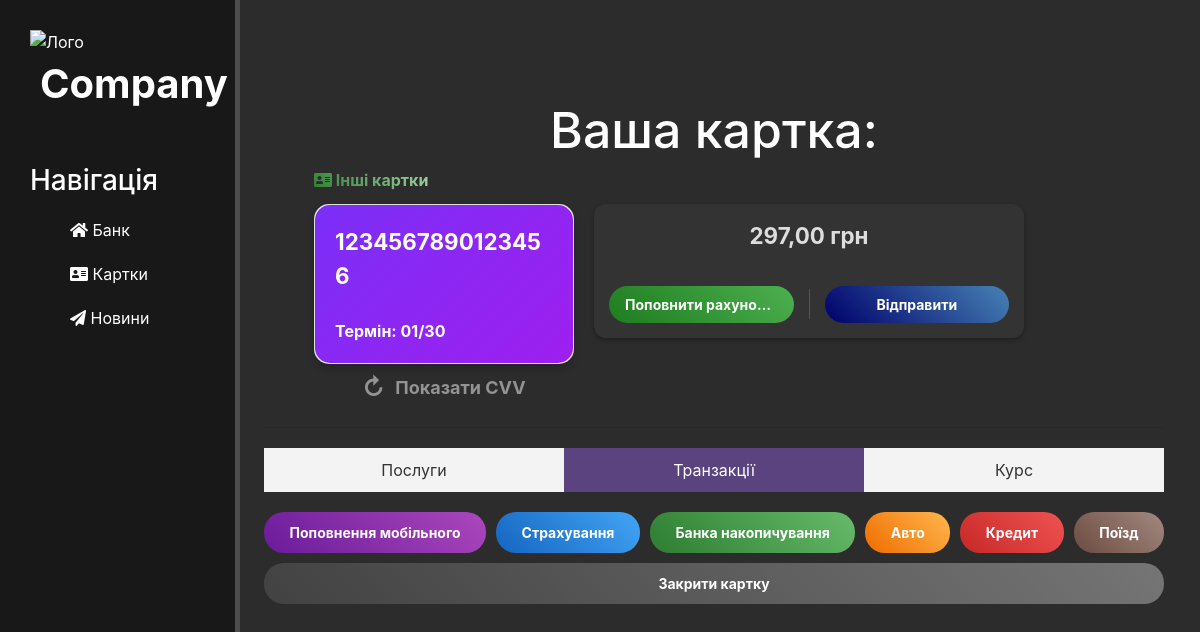
Page /cards/13/ (signed in) on the earlier database version.
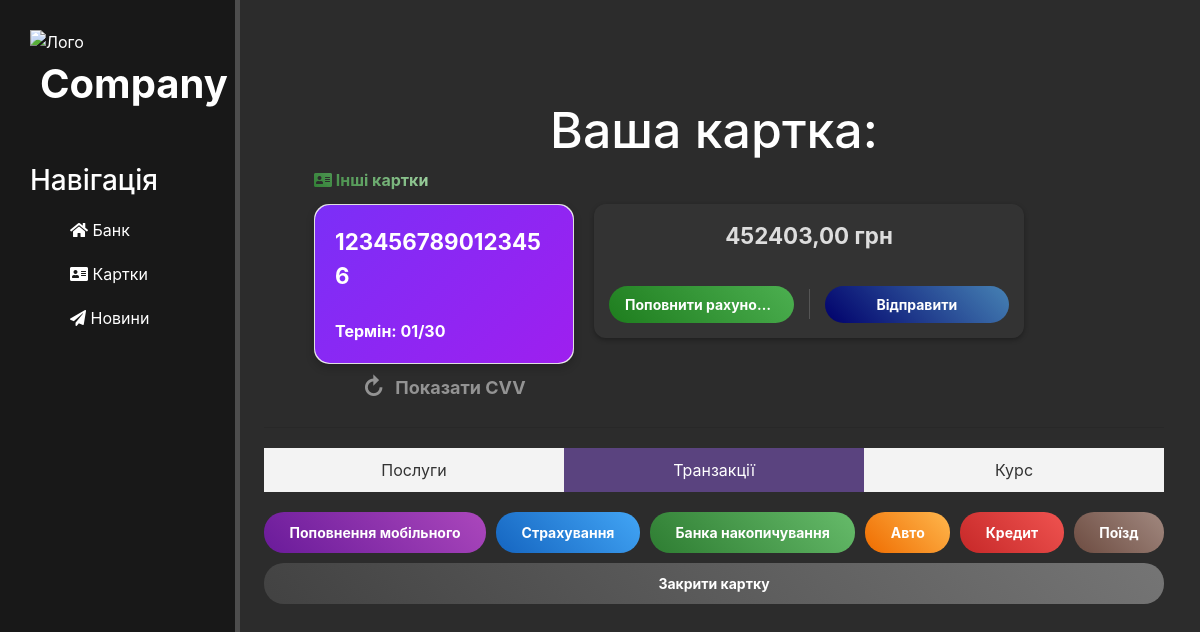
Same page on the later database version.
### site_auth/models.py (models this page shows, shortened)
class BankCard(models.Model):
    user = models.ForeignKey(settings.AUTH_USER_MODEL, on_delete=models.CASCADE, related_name="bank_cards")
    card_number = models.CharField(max_length=16, unique=True)
    cvv = models.CharField(max_length=3)
    expiry_date = models.CharField(max_length=5)
    balance = models.DecimalField(max_digits=10, decimal_places=2, default=0.00)

### cards/views.py (the view)
# urls.py: path('<int:pk>/', views.card, name='card'),
def card(request, pk):
    card = get_object_or_404(BankCard, pk=pk, user=request.user)
    transactions = Transaction.objects.filter(card=card).order_by("-date")
    context = {
        "card": card,
        "transactions": transactions
    }
    return render(request, "cards/card.html", context)

### templates/cards/card.html (shortened to what this page needs)
{% extends 'layout.html' %}
{% load static %}
{% block content %}
<link rel="stylesheet" href="{% static 'cards/css/style_card.css' %}">
<div class="features">
    {% if request.user.is_authenticated %}
        <h1>Ваша картка:</h1>
        <div class="card-section">
            <a href="{% url 'cards:cards' %}" class="button-cards"><i class="fas fa-address-card"></i> Інші картки</a>
            <div class="card-wrapper">
                <div class="card-container">
                    <div class="card" id="card">
                        <div class="card-front">
                            <div class="card-number">{{ card.card_number }}</div>
                            <div class="card-expiry">Термін: {{ card.expiry_date }}</div>
                        </div>
                        <div class="card-back">
                            <div class="card-number">{{ card.card_number }}</div>
                            <div class="card-cvv">CVV: {{ card.cvv }}</div>
                        </div>
                    </div>
                    <button class="flip-button" id="flipButton" onclick="toggleCVV()">
                        <span class="arrow-container">&#x21bb;</span>
                        <span class="button-text" id="flipButtonText">Показати CVV</span>
                    </button>
                </div>
                <div class="balance-block">
                    <div class="balance-info">
                        <span class="balance-amount">{{ card.balance }} грн</span>
                    </div>
                    <div class="action-buttons">
                        <a href="#" class="replenish-button">Поповнити рахунок +</a>
                        <a href="transfer" class="send-button">Відправити</a>
                    </div>
                </div>
            </div>
        </div>
        <hr>
        <div class="tabs">
            <button class="tab-button" data-tab="services">Послуги</button>
            <button class="tab-button active" data-tab="transactions">Транзакції</button>
            <button class="tab-button" data-tab="rates">Курс</button>
        </div>
        <div class="tab-content" id="services" style="display: block;">
            <div class="services-buttons">
                <a href="mobile" class="service-button" style="--color-start: #6a1b9a; --color-end: #ab47bc;">Поповнення мобільного</a>
                <a href="insurance" class="service-button" style="--color-start: #1565c0; --color-end: #42a5f5;">Страхування</a>
                <a href="#" class="service-button" style="--color-start: #2e7d32; --color-end: #66bb6a;">Банка накопичування</a>
                <a href="auto" class="service-button" style="--color-start: #ef6c00; --color-end: #ffb74d;">Авто</a>
                <a href="#" class="service-button" style="--color-start: #c62828; --color-end: #ef5350;">Кредит</a>
                <a href="train" class="service-button" style="--color-start: #6d4c41; --color-end: #a1887f;">Поїзд</a>
                <a href="close-card" class="service-button" style="--color-start: #424242; --color-end: #757575;">Закрити картку</a>
            </div>
        </div>
    {% else %}
        <h1>Ласкаво просимо</h1>
        <p>Будь ласка, <a href="/auth/login/">увійдіть</a> або <a href="/auth/register/">зареєструйтесь</a>.</p>
    {% endif %}
</div>
{% endblock %}

Differences in the rows shown:
changed BankCard: balance "297,00" → "452403,00"
